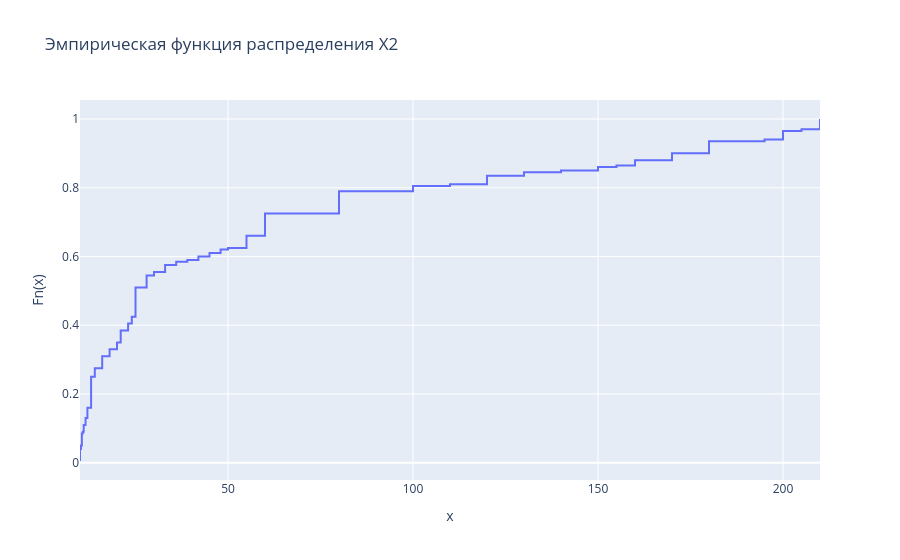

Notebook source saved alongside this figure:
### Code cell
empiric_function_x2 = np.arange(1, N+1) / N    

fig_empiric_x2 = go.Figure()
fig_empiric_x2.add_trace(go.Scatter(
    x=variation_series_x2,
    y=empiric_function_x2,
    mode='lines',
    line_shape='hv'
))

fig_empiric_x2.update_xaxes(title_text='x')
fig_empiric_x2.update_yaxes(title_text='Fn(x)')
fig_empiric_x2.update_layout(title='Эмпирическая функция распределения X2')
fig_empiric_x2.show()

### Figure 1 — Plotly figure (JSON) as saved in the notebook; plotly's stock layout.template omitted (floating-point values rounded to 4 significant figures; data arrays with more than 128 entries replaced by an {"elided": "..."} marker saying what was removed)
{"data": [{"line": {"shape": "hv"}, "mode": "lines", "type": "scatter", "x": {"elided": "200 float values"}, "y": {"elided": "200 float values"}}], "layout": {"title": {"text": "Эмпирическая функция распределения X2"}, "xaxis": {"title": {"text": "x"}}, "yaxis": {"title": {"text": "Fn(x)"}}}}
